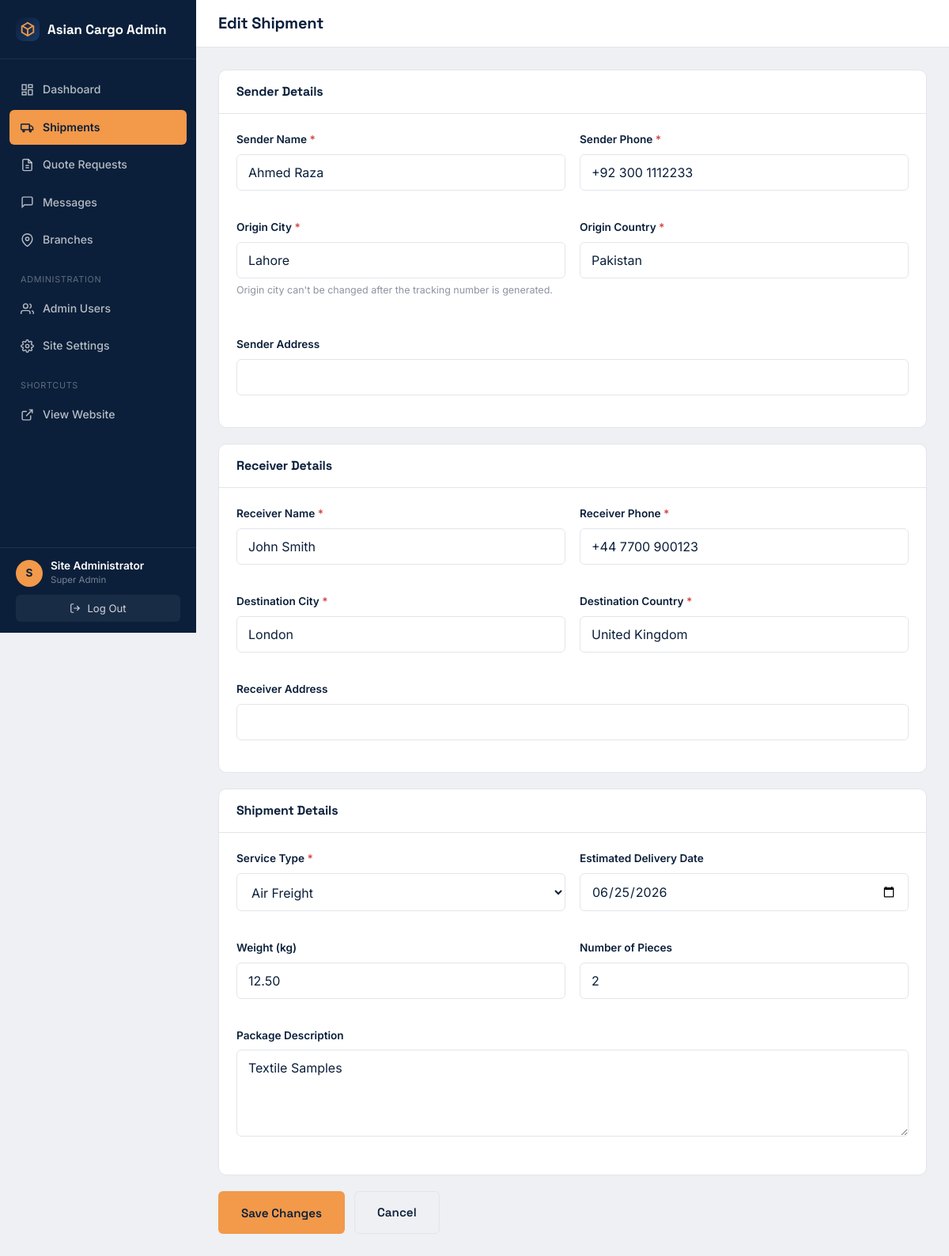
Screenshot of /admin/shipment_form.php?id=1 (signed in) with the database file from the repository.
### tables this page shows
CREATE TABLE IF NOT EXISTS shipments (
    id INT AUTO_INCREMENT PRIMARY KEY,
    tracking_number VARCHAR(30) NOT NULL UNIQUE,

     
    sender_name VARCHAR(150) NOT NULL,
    sender_phone VARCHAR(30) NOT NULL,
    sender_address VARCHAR(255) NULL,
    origin_city VARCHAR(100) NOT NULL,
    origin_country VARCHAR(100) NOT NULL DEFAULT 'Pakistan',

     
    receiver_name VARCHAR(150) NOT NULL,
    receiver_phone VARCHAR(30) NOT NULL,
    receiver_address VARCHAR(255) NULL,
    destination_city VARCHAR(100) NOT NULL,
    destination_country VARCHAR(100) NOT NULL,

     
    service_type ENUM('air_freight', 'ocean_freight', 'express_courier', 'road_freight') NOT NULL DEFAULT 'air_freight',
    package_description VARCHAR(255) NULL,
    weight_kg DECIMAL(10,2) NULL,
    pieces INT NOT NULL DEFAULT 1,

     
    status ENUM(
        'booked',
        'picked_up',
        'in_transit',
        'arrived_hub',
        'customs_clearance',
        'out_for_delivery',
        'delivered',
        'delayed',
        'exception'
    ) NOT NULL DEFAULT 'booked',

    estimated_delivery DATE NULL,
    created_by INT NULL,
    created_at DATETIME NOT NULL DEFAULT CURRENT_TIMESTAMP,
    updated_at DATETIME NOT NULL DEFAULT CURRENT_TIMESTAMP ON UPDATE CURRENT_TIMESTAMP,

    FOREIGN KEY (created_by) REFERENCES admins(id) ON DELETE SET NULL,
    INDEX idx_tracking (tracking_number),
    INDEX idx_status (status)
);

### config/database.php (called while the page is built, shortened)
<?php
function getDB(): PDO
{
    static $pdo = null;
    if ($pdo === null) {
        try {
            $pdo = new PDO(
                'mysql:host=' . DB_HOST . ';dbname=' . DB_NAME . ';charset=utf8mb4',
                DB_USER,
                DB_PASS,
                [
                    PDO::ATTR_ERRMODE            => PDO::ERRMODE_EXCEPTION,
                    PDO::ATTR_DEFAULT_FETCH_MODE => PDO::FETCH_ASSOC,
                    PDO::ATTR_EMULATE_PREPARES   => false,
                ]
            );
        } catch (PDOException $e) {
            die('Database connection failed. Please check config/database.php — ' . $e->getMessage());
        }
    }
    return $pdo;
}

### admin/includes/auth.php (called while the page is built, shortened)
<?php
function currentAdmin(): array
{
    static $admin = null;
    if ($admin === null) {
        $stmt = getDB()->prepare('SELECT id, full_name, username, email, role FROM admins WHERE id = ?');
        $stmt->execute([$_SESSION['admin_id']]);
        $admin = $stmt->fetch();
    }
    return $admin;
}

### config/helpers.php (called while the page is built, shortened)
<?php
require_once __DIR__ . '/database.php';
function e(?string $value): string
{
    return htmlspecialchars($value ?? '', ENT_QUOTES, 'UTF-8');
}

### admin/shipment_form.php (the view, shortened to what this page needs)
<?php
require_once __DIR__ . '/includes/auth.php';
$db = getDB();
$id = (int) ($_GET['id'] ?? 0);
$isEdit = $id > 0;
$pageTitle = $isEdit ? 'Edit Shipment' : 'New Shipment';
$activeNav = 'shipments';
$shipment = null;
if ($isEdit) {
    $stmt = $db->prepare('SELECT * FROM shipments WHERE id = ?');
    $stmt->execute([$id]);
    $shipment = $stmt->fetch();
}
$v = $shipment ?? [
    'sender_name' => '', 'sender_phone' => '', 'sender_address' => '',
    'origin_city' => '', 'origin_country' => 'Pakistan',
    'receiver_name' => '', 'receiver_phone' => '', 'receiver_address' => '',
    'destination_city' => '', 'destination_country' => '',
    'service_type' => 'air_freight', 'package_description' => '',
    'weight_kg' => '', 'pieces' => 1, 'estimated_delivery' => '',
];
include __DIR__ . '/includes/layout_header.php';
?>
<form method="post" novalidate>
  <div class="admin-card" style="margin-bottom:20px;">
    <div class="admin-card-head"><h3>Sender Details</h3></div>
    <div style="padding:22px;">
      <div class="form-row">
        <div class="form-group">
          <label>Sender Name <span class="req">*</span></label>
          <input type="text" name="sender_name" class="form-control" value="<?= e($v['sender_name']) ?>" required>
        </div>
        <div class="form-group">
          <label>Sender Phone <span class="req">*</span></label>
          <input type="text" name="sender_phone" class="form-control" value="<?= e($v['sender_phone']) ?>" required>
        </div>
      </div>
      <div class="form-row">
        <div class="form-group">
          <label>Origin City <span class="req">*</span></label>
          <input type="text" name="origin_city" class="form-control" value="<?= e($v['origin_city']) ?>" required <?= $isEdit ? 'readonly' : '' ?>>
          <?php if ($isEdit): ?><p class="form-hint">Origin city can't be changed after the tracking number is generated.</p><?php endif; ?>
        </div>
        <div class="form-group">
          <label>Origin Country <span class="req">*</span></label>
          <input type="text" name="origin_country" class="form-control" value="<?= e($v['origin_country']) ?>" required>
        </div>
      </div>
      <div class="form-group">
        <label>Sender Address</label>
        <input type="text" name="sender_address" class="form-control" value="<?= e($v['sender_address'] ?? '') ?>">
      </div>
    </div>
  </div>
  <div class="admin-card" style="margin-bottom:20px;">
    <div class="admin-card-head"><h3>Receiver Details</h3></div>
    <div style="padding:22px;">
      <div class="form-row">
        <div class="form-group">
          <label>Receiver Name <span class="req">*</span></label>
          <input type="text" name="receiver_name" class="form-control" value="<?= e($v['receiver_name']) ?>" required>
        </div>
        <div class="form-group">
          <label>Receiver Phone <span class="req">*</span></label>
          <input type="text" name="receiver_phone" class="form-control" value="<?= e($v['receiver_phone']) ?>" required>
        </div>
      </div>
      <div class="form-row">
        <div class="form-group">
          <label>Destination City <span class="req">*</span></label>
          <input type="text" name="destination_city" class="form-control" value="<?= e($v['destination_city']) ?>" required>
        </div>
        <div class="form-group">
          <label>Destination Country <span class="req">*</span></label>
          <input type="text" name="destination_country" class="form-control" value="<?= e($v['destination_country']) ?>" required>
        </div>
      </div>
      <div class="form-group">
        <label>Receiver Address</label>
        <input type="text" name="receiver_address" class="form-control" value="<?= e($v['receiver_address'] ?? '') ?>">
      </div>
    </div>
  </div>
  <div class="admin-card" style="margin-bottom:20px;">
    <div class="admin-card-head"><h3>Shipment Details</h3></div>
    <div style="padding:22px;">
      <div class="form-row">
        <div class="form-group">
          <label>Service Type <span class="req">*</span></label>
          <select name="service_type" class="form-control" required>
            <option value="air_freight" <?= $v['service_type'] === 'air_freight' ? 'selected' : '' ?>>Air Freight</option>
          </select>
        </div>
        <div class="form-group">
          <label>Estimated Delivery Date</label>
          <input type="date" name="estimated_delivery" class="form-control" value="<?= e($v['estimated_delivery'] ?? '') ?>">
        </div>
      </div>
      <div class="form-row">
        <div class="form-group">
          <label>Weight (kg)</label>
          <input type="number" step="0.1" min="0" name="weight_kg" class="form-control" value="<?= e((string) ($v['weight_kg'] ?? '')) ?>">
        </div>
        <div class="form-group">
          <label>Number of Pieces</label>
          <input type="number" min="1" name="pieces" class="form-control" value="<?= e((string) ($v['pieces'] ?? 1)) ?>">
        </div>
      </div>
      <div class="form-group">
        <label>Package Description</label>
        <textarea name="package_description" class="form-control"><?= e($v['package_description'] ?? '') ?></textarea>
      </div>
    </div>
  </div>
  <div style="display:flex; gap:12px;">
    <button type="submit" class="btn btn-primary"><?= $isEdit ? 'Save Changes' : 'Create Shipment' ?></button>
    <a href="/admin/shipments.php" class="btn btn-outline" style="color:var(--navy-900); border-color:var(--slate-200);">Cancel</a>
  </div>
</form>
<?php include __DIR__ . '/includes/layout_footer.php'; ?>

### admin/includes/layout_header.php (shortened to what this page needs)
<?php
$admin = currentAdmin();
$activeNav = $activeNav ?? '';
?>
<!DOCTYPE html>
<html lang="en">
<head>
<link rel="stylesheet" href="/css/style.css">
<link rel="stylesheet" href="/css/admin.css">
</head>
<body class="admin-body">
<div class="admin-shell">
  <aside class="admin-sidebar" id="adminSidebar">
    <div class="admin-logo">
      <span class="logo-mark" style="width:30px;height:30px;">
        <svg viewBox="0 0 24 24" fill="none" stroke="#F2994A" stroke-width="2"><path d="M20 8l-8-5-8 5v8l8 5 8-5V8z"/><path d="M12 12l8-5M12 12v9M12 12L4 7"/></svg>
      </span>
      Asian Cargo Admin
    </div>
    <nav class="admin-nav">
      <a href="/admin/" class="<?= $activeNav === 'dashboard' ? 'active' : '' ?>">
        <svg viewBox="0 0 24 24" fill="none" stroke="currentColor" stroke-width="2"><rect x="3" y="3" width="7" height="9"/><rect x="14" y="3" width="7" height="5"/><rect x="14" y="12" width="7" height="9"/><rect x="3" y="16" width="7" height="5"/></svg>
        Dashboard
      </a>
      <a href="/admin/shipments.php" class="<?= $activeNav === 'shipments' ? 'active' : '' ?>">
        <svg viewBox="0 0 24 24" fill="none" stroke="currentColor" stroke-width="2"><rect x="1" y="7" width="15" height="10" rx="1"/><path d="M16 10h3l3 3v4h-6z"/><circle cx="5.5" cy="19.5" r="1.5"/><circle cx="17.5" cy="19.5" r="1.5"/></svg>
        Shipments
      </a>
      <a href="/admin/quotes.php" class="<?= $activeNav === 'quotes' ? 'active' : '' ?>">
        <svg viewBox="0 0 24 24" fill="none" stroke="currentColor" stroke-width="2"><path d="M14 2H6a2 2 0 0 0-2 2v16a2 2 0 0 0 2 2h12a2 2 0 0 0 2-2V8z"/><path d="M14 2v6h6M9 13h6M9 17h6"/></svg>
        Quote Requests
      </a>
      <a href="/admin/messages.php" class="<?= $activeNav === 'messages' ? 'active' : '' ?>">
        <svg viewBox="0 0 24 24" fill="none" stroke="currentColor" stroke-width="2"><path d="M21 15a2 2 0 0 1-2 2H7l-4 4V5a2 2 0 0 1 2-2h14a2 2 0 0 1 2 2z"/></svg>
        Messages
      </a>
      <a href="/admin/branches.php" class="<?= $activeNav === 'branches' ? 'active' : '' ?>">
        <svg viewBox="0 0 24 24" fill="none" stroke="currentColor" stroke-width="2"><path d="M21 10c0 7-9 13-9 13s-9-6-9-13a9 9 0 0 1 18 0z"/><circle cx="12" cy="10" r="3"/></svg>
        Branches
      </a>
      <?php if ($admin['role'] === 'super_admin'): ?>
      <div class="nav-section-label">Administration</div>
      <a href="/admin/admins.php" class="<?= $activeNav === 'admins' ? 'active' : '' ?>">
        <svg viewBox="0 0 24 24" fill="none" stroke="currentColor" stroke-width="2"><path d="M17 21v-2a4 4 0 0 0-4-4H5a4 4 0 0 0-4 4v2"/><circle cx="9" cy="7" r="4"/><path d="M23 21v-2a4 4 0 0 0-3-3.87M16 3.13a4 4 0 0 1 0 7.75"/></svg>
        Admin Users
      </a>
      <a href="/admin/settings.php" class="<?= $activeNav === 'settings' ? 'active' : '' ?>">
        Site Settings
      </a>
      <?php endif; ?>
      <div class="nav-section-label">Shortcuts</div>
      <a href="/" target="_blank">
        <svg viewBox="0 0 24 24" fill="none" stroke="currentColor" stroke-width="2"><path d="M18 13v6a2 2 0 0 1-2 2H5a2 2 0 0 1-2-2V8a2 2 0 0 1 2-2h6"/><path d="M15 3h6v6M10 14 21 3"/></svg>
        View Website
      </a>
    </nav>
    <div class="admin-sidebar-footer">
      <div class="admin-user">
        <div class="admin-avatar"><?= e(strtoupper(substr($admin['full_name'], 0, 1))) ?></div>
        <div>
          <div class="name"><?= e($admin['full_name']) ?></div>
          <div class="role"><?= e(str_replace('_', ' ', $admin['role'])) ?></div>
        </div>
      </div>
      <form action="/admin/logout.php" method="post">
        <button type="submit" class="admin-logout">
          <svg width="14" height="14" viewBox="0 0 24 24" fill="none" stroke="currentColor" stroke-width="2"><path d="M9 21H5a2 2 0 0 1-2-2V5a2 2 0 0 1 2-2h4"/><path d="M16 17l5-5-5-5M21 12H9"/></svg>
          Log Out
        </button>
      </form>
    </div>
  </aside>
  <main class="admin-main">
    <div class="admin-topbar">
      <div style="display:flex; align-items:center; gap:14px;">
        <h1><?= e($pageTitle ?? 'Dashboard') ?></h1>
      </div>
    </div>
    <div class="admin-content">

### public/css/style.css (style rules this page uses)
:root { --navy-900: #0B1F3A; --navy-800: #122A4D; --navy-700: #1A3A66; --amber-500: #F2994A; --amber-600: #E07F2A; --cream-50: #F7F5F0; --white: #FFFFFF; --slate-600: #5B6470; --slate-400: #8B93A0; --slate-200: #E2E5EA; --slate-100: #EEF0F3; --green-600: #1F9D55; --green-100: #E3F6EA; --red-600: #D64545; --red-100: #FBE7E7; --amber-100: #FDEEDE; --font-display: 'Space Grotesk', 'Segoe UI', sans-serif; --font-body: 'Inter', 'Segoe UI', sans-serif; --container-w: 1200px; --radius-sm: 6px; --radius-md: 10px; --radius-lg: 18px; --shadow-sm: 0 1px 3px rgba(11, 31, 58, 0.08); --shadow-md: 0 8px 24px rgba(11, 31, 58, 0.10); --shadow-lg: 0 20px 50px rgba(11, 31, 58, 0.16); }
*, *::before, *::after { box-sizing: border-box; }
html { scroll-behavior: smooth; }
body { margin: 0; font-family: var(--font-body); color: var(--navy-900); background: var(--cream-50); line-height: 1.6; -webkit-font-smoothing: antialiased; }
a { color: inherit; text-decoration: none; }
button { font-family: inherit; cursor: pointer; }
input, select, textarea { font-family: inherit; font-size: 1rem; }
h1, h2, h3, h4 { font-family: var(--font-display); font-weight: 700; line-height: 1.15; margin: 0 0 0.5em; letter-spacing: -0.01em; }
p { margin: 0 0 1em; color: var(--slate-600); }
.btn { display: inline-flex; align-items: center; justify-content: center; gap: 8px; padding: 14px 28px; border-radius: var(--radius-sm); font-family: var(--font-display); font-weight: 600; font-size: 0.95rem; border: 1.5px solid transparent; transition: transform 0.15s ease, box-shadow 0.15s ease, background-color 0.15s ease, color 0.15s ease; white-space: nowrap; }
.btn-primary { background: var(--amber-500); color: var(--navy-900); }
.btn-outline { border-color: rgba(255,255,255,0.4); color: var(--white); }
.logo-mark { width: 40px; height: 40px; border-radius: 9px; background: linear-gradient(135deg, var(--navy-900), var(--navy-700)); display: flex; align-items: center; justify-content: center; flex-shrink: 0; }
.logo-mark svg { width: 22px; height: 22px; }
.form-row { display: grid; grid-template-columns: 1fr 1fr; gap: 18px; margin-bottom: 18px; }
.form-group { margin-bottom: 18px; }
.form-group label { display: block; font-size: 0.85rem; font-weight: 600; margin-bottom: 7px; color: var(--navy-900); }
.form-group .req { color: var(--red-600); }
.form-control { width: 100%; padding: 12px 14px; border: 1.5px solid var(--slate-200); border-radius: var(--radius-sm); background: var(--white); color: var(--navy-900); }
textarea.form-control { resize: vertical; min-height: 110px; }
.form-hint { font-size: 0.78rem; color: var(--slate-400); margin-top: 5px; }

### rows the page displays
shipments: sender_name "Ahmed Raza", sender_phone "+92 300 1112233", origin_city "Lahore", origin_country "Pakistan", receiver_name "John Smith", receiver_phone "+44 7700 900123", destination_city "London", destination_country "United Kingdom", service_type "Air Freight", estimated_delivery "06/25/2026", weight_kg "12.50", pieces "2", package_description "Textile Samples"

### other values shown
substr($admin['full_name'], 0, 1) "S"
$admin['full_name'] "Site Administrator"
str_replace('_', ' ', $admin['role']) "Super Admin"
$pageTitle "Edit Shipment"
